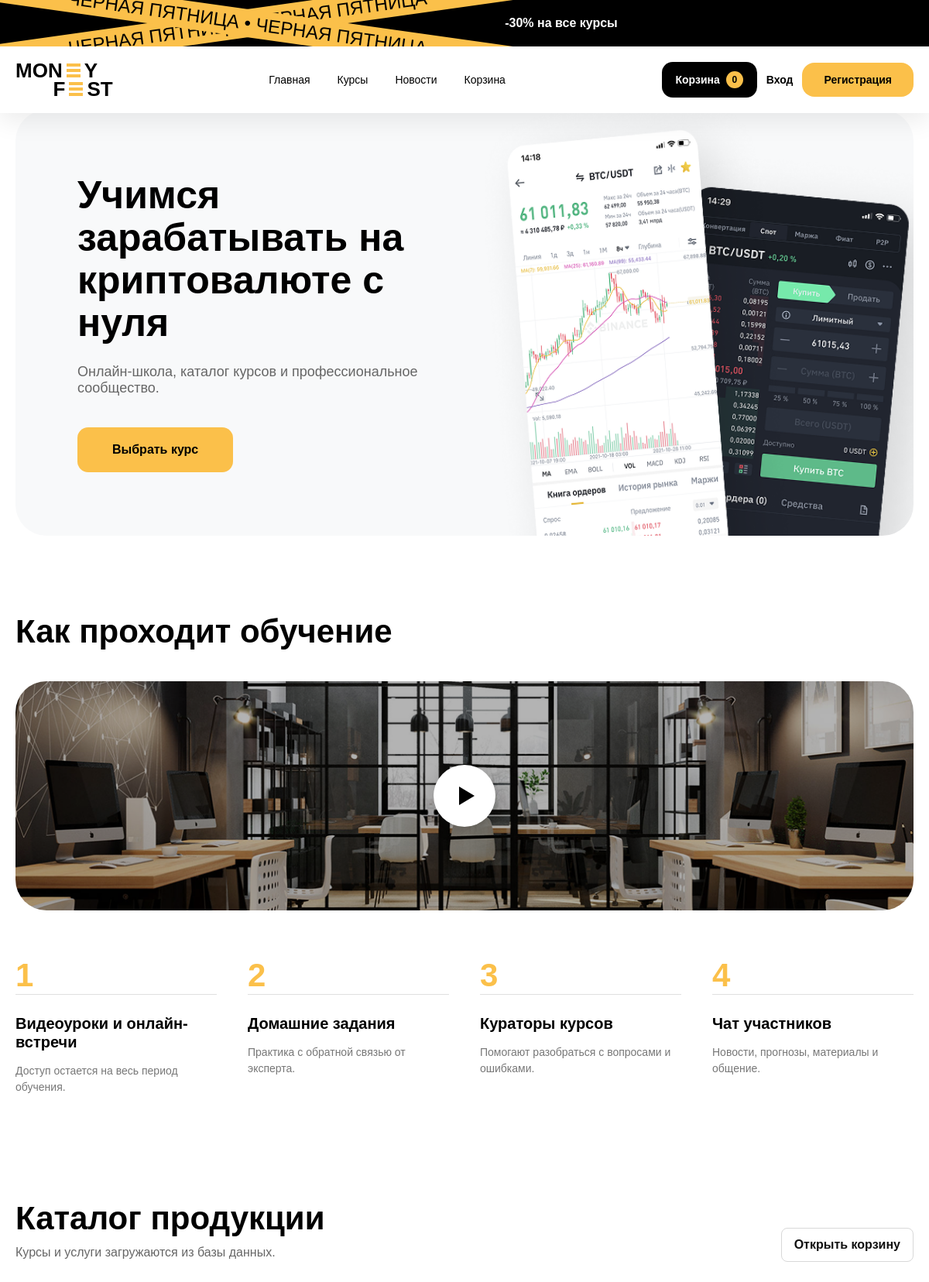
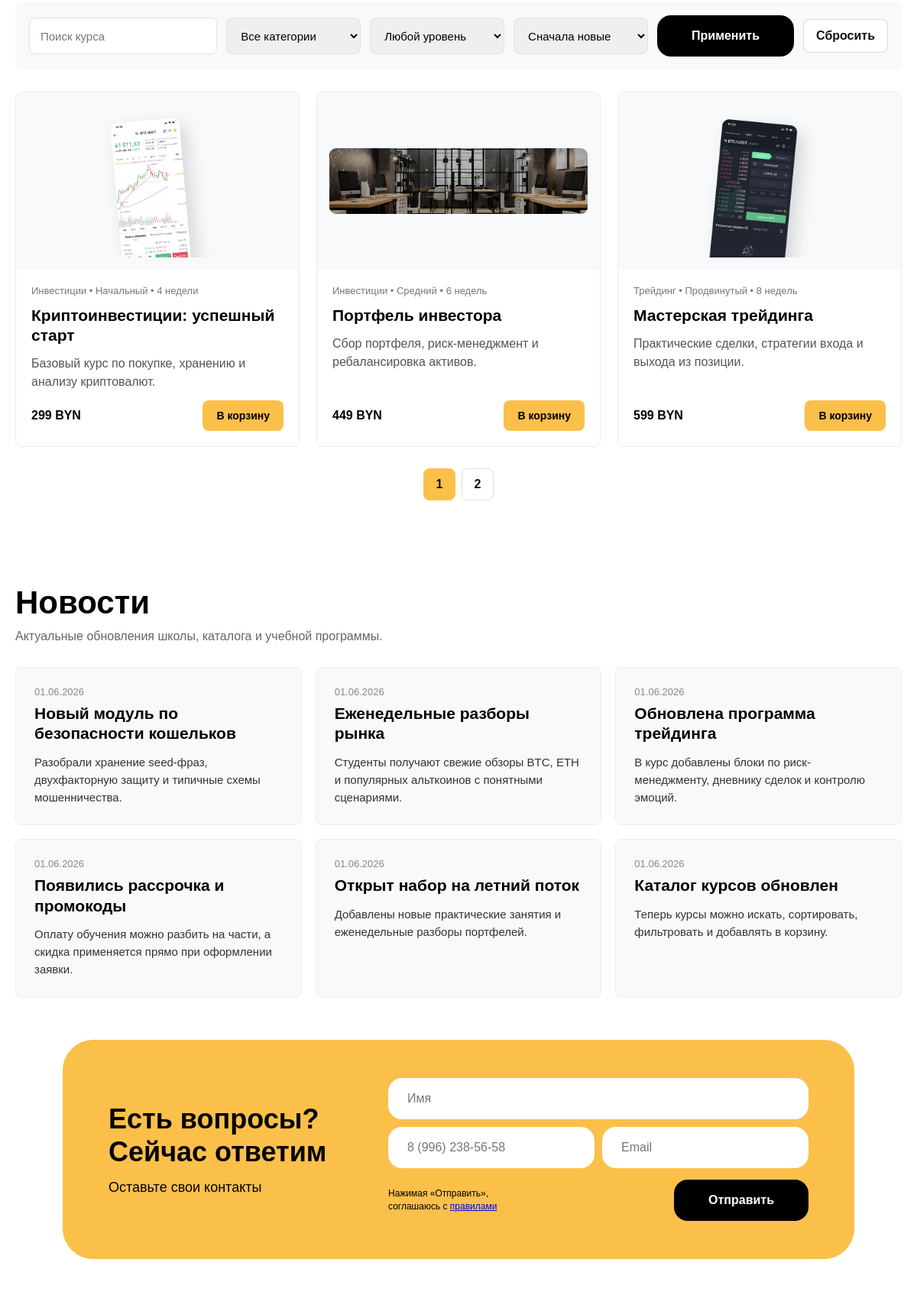
/lrfull/index.php (upper part), run on the app's committed database (2 pictures, top to bottom).
### tables this page shows
CREATE TABLE products (
                id INTEGER PRIMARY KEY AUTOINCREMENT,
                category_id INTEGER NOT NULL,
                title TEXT NOT NULL,
                description TEXT NOT NULL,
                price INTEGER NOT NULL,
                level TEXT NOT NULL,
                duration TEXT NOT NULL,
                image TEXT,
                created_at TEXT NOT NULL,
                FOREIGN KEY(category_id) REFERENCES categories(id)
            );

CREATE TABLE categories (
                id INTEGER PRIMARY KEY AUTOINCREMENT,
                name TEXT NOT NULL UNIQUE
            );

CREATE TABLE news (
                id INTEGER PRIMARY KEY AUTOINCREMENT,
                title TEXT NOT NULL,
                body TEXT NOT NULL,
                created_at TEXT NOT NULL
            );

### lrfull/app/Core/Controller.php (called while the page is built, shortened)
<?php
abstract class Controller
{
    protected function render(string $view, array $data = []): void
    {
        extract($data, EXTR_SKIP);
        require dirname(__DIR__) . '/Views/' . $view . '.php';
        $content = ob_get_clean();
        require dirname(__DIR__) . '/Views/layout.php';
    }
}

### lrfull/app/Controllers/HomeController.php (called while the page is built, shortened)
<?php
final class HomeController extends Controller
{
    public function index(): void
    {
        $page = max(1, (int)($_GET['page'] ?? 1));
        $filters = [
            'q' => trim((string)($_GET['q'] ?? '')),
            'category_id' => trim((string)($_GET['category_id'] ?? '')),
            'level' => trim((string)($_GET['level'] ?? '')),
            'sort' => trim((string)($_GET['sort'] ?? 'newest')),
        ];
        $catalog = $this->products->catalog($filters, $page);
        $this->render('home', [
            'title' => 'Money Fest',
            'user' => $this->auth->user(),
            'cartCount' => $this->cart->count(),
            'categories' => $this->products->categories(),
            'levels' => $this->products->levels(),
            'news' => $this->products->news(),
            'catalog' => $catalog,
            'filters' => $filters,
            'messages' => $_SESSION['messages'] ?? [],
            'cartItems' => $this->cart->items(),
            'cartTotal' => $this->cart->total(),
        ]);
    }
}

### lrfull/index.php (called while the page is built, shortened)
<?php
require __DIR__ . '/app/bootstrap.php';
$products = new ProductRepository();
$users = new UserRepository();
$orders = new OrderRepository();
$auth = new Auth($users);
$cart = new Cart($products);
$action = $_GET['action'] ?? $_POST['action'] ?? 'home';
$authController = new AuthController($users, $auth, $orders, $cart);
$cartController = new CartController($cart, $auth, $orders);
try {
    match ($action) {
        'register_page' => $authController->showRegister(),
        'login_page' => $authController->showLogin(),
        'register' => $authController->register(),
        'login' => $authController->login(),
        'logout' => $authController->logout(),
        'cabinet' => $authController->cabinet(),
        'cart' => $cartController->show(),
        'add_to_cart' => $cartController->add(),
        'remove_from_cart' => $cartController->remove(),
        'checkout' => $cartController->checkout(),
        default => (new HomeController($products, $auth, $cart))->index(),
    };
} catch (Throwable $throwable) {
    http_response_code(500);
    $_SESSION['messages'][] = 'Ошибка приложения: ' . $throwable->getMessage();
    (new HomeController($products, $auth, $cart))->index();
}

### lrfull/app/bootstrap.php (called while the page is built, shortened)
<?php
$dataDir = dirname(__DIR__) . DIRECTORY_SEPARATOR . 'data';
Database::boot($dataDir . DIRECTORY_SEPARATOR . 'moneyfest.sqlite');
function e(mixed $value): string
{
    return htmlspecialchars((string)$value, ENT_QUOTES | ENT_SUBSTITUTE, 'UTF-8');
}

### lrfull/app/Models/ProductRepository.php (called while the page is built, shortened)
<?php
final class ProductRepository
{
    private PDO $pdo;
    public function __construct()
    {
        $this->pdo = Database::pdo();
    }
    public function news(): array
    {
        return $this->pdo->query('SELECT * FROM news ORDER BY datetime(created_at) DESC LIMIT 6')->fetchAll();
    }
    public function catalog(array $filters, int $page, int $perPage = 3): array
    {
        $where = [];
        $params = [];
        $whereSql = $where ? 'WHERE ' . implode(' AND ', $where) : '';
        $sortMap = [
            'price_asc' => 'products.price ASC',
            'price_desc' => 'products.price DESC',
            'title_asc' => 'products.title ASC',
            'newest' => 'datetime(products.created_at) DESC',
        ];
        $orderSql = $sortMap[$filters['sort'] ?? 'newest'] ?? $sortMap['newest'];
        $countStatement = $this->pdo->prepare("SELECT COUNT(*) FROM products $whereSql");
        $countStatement->execute($params);
        $total = (int)$countStatement->fetchColumn();
        $offset = max(0, ($page - 1) * $perPage);
        $statement = $this->pdo->prepare(
            "SELECT products.*, categories.name AS category
             FROM products
             JOIN categories ON categories.id = products.category_id
             $whereSql
             ORDER BY $orderSql
             LIMIT :limit OFFSET :offset"
        );
        $statement->bindValue(':limit', $perPage, PDO::PARAM_INT);
        $statement->bindValue(':offset', $offset, PDO::PARAM_INT);
        $statement->execute();
        return [
            'items' => $statement->fetchAll(),
            'total' => $total,
            'pages' => max(1, (int)ceil($total / $perPage)),
            'page' => $page,
        ];
    }
}

### lrfull/app/Core/Database.php (called while the page is built, shortened)
<?php
final class Database
{
    private static ?PDO $pdo = null;
    public static function boot(string $path): void
    {
        try {
            self::$pdo = new PDO('sqlite:' . $path);
            self::$pdo->setAttribute(PDO::ATTR_ERRMODE, PDO::ERRMODE_EXCEPTION);
            self::$pdo->setAttribute(PDO::ATTR_DEFAULT_FETCH_MODE, PDO::FETCH_ASSOC);
            self::seed();
        } catch (PDOException $exception) {
            throw new RuntimeException('Не удалось подключиться к SQLite: ' . $exception->getMessage());
        }
    }
    public static function pdo(): PDO
    {
        return self::$pdo;
    }
    private static function seed(): void
    {
        self::seedNews();
    }
    private static function seedNews(): void
    {
        $news = [
            ['Открыт набор на летний поток', 'Добавлены новые практические занятия и еженедельные разборы портфелей.'],
            ['Каталог курсов обновлен', 'Теперь курсы можно искать, сортировать, фильтровать и добавлять в корзину.'],
            ['Новый модуль по безопасности кошельков', 'Разобрали хранение seed-фраз, двухфакторную защиту и типичные схемы мошенничества.'],
            ['Еженедельные разборы рынка', 'Студенты получают свежие обзоры BTC, ETH и популярных альткоинов с понятными сценариями.'],
            ['Обновлена программа трейдинга', 'В курс добавлены блоки по риск-менеджменту, дневнику сделок и контролю эмоций.'],
            ['Появились рассрочка и промокоды', 'Оплату обучения можно разбить на части, а скидка применяется прямо при оформлении заявки.'],
        ];
        $newsExists = self::pdo()->prepare('SELECT COUNT(*) FROM news WHERE title = ?');
        foreach ($news as $item) {
            $newsExists->execute([$item[0]]);
            if ((int)$newsExists->fetchColumn() > 0) {
                continue;
            }
        }
    }
}

### lrfull/app/Views/home.php (the view, shortened to what this page needs)
<?php
$queryWithoutPage = $_GET;
unset($queryWithoutPage['page']);
?>
<div class="container">
    <div class="hero-wrapper">
        <section class="hero">
            <div class="hero-content">
                <h1>Учимся зарабатывать на криптовалюте с нуля</h1>
                <p>Онлайн-школа, каталог курсов и профессиональное сообщество.</p>
                <a class="btn-course" href="#catalog">Выбрать курс</a>
            </div>
            <div class="hero-images">
                <img src="image/phone_dark.png" alt="Phone" class="phone phone-back">
                <img src="image/phone_light.png" alt="Phone" class="phone phone-front">
            </div>
        </section>
    </div>
    <section class="learn-section">
        <h2>Как проходит обучение</h2>
        <div class="learn-banner">
            <div class="play-button"></div>
        </div>
        <div class="learn-steps">
            <div class="step-item"><div class="step-header"><span class="step-number">1</span></div><h3>Видеоуроки и онлайн-встречи</h3><p>Доступ остается на весь период обучения.</p></div>
            <div class="step-item"><div class="step-header"><span class="step-number">2</span></div><h3>Домашние задания</h3><p>Практика с обратной связью от эксперта.</p></div>
            <div class="step-item"><div class="step-header"><span class="step-number">3</span></div><h3>Кураторы курсов</h3><p>Помогают разобраться с вопросами и ошибками.</p></div>
            <div class="step-item"><div class="step-header"><span class="step-number">4</span></div><h3>Чат участников</h3><p>Новости, прогнозы, материалы и общение.</p></div>
        </div>
    </section>
    <section class="catalog-section" id="catalog">
        <div class="section-heading">
            <div>
                <h2>Каталог продукции</h2>
                <p>Курсы и услуги загружаются из базы данных.</p>
            </div>
            <a class="btn-reset" href="index.php?action=cart">Открыть корзину</a>
        </div>
        <form class="filter-form" method="get" action="index.php#catalog">
            <input type="text" name="q" value="<?= e($filters['q']) ?>" placeholder="Поиск курса">
            <select name="category_id">
                <option value="">Все категории</option>
            </select>
            <select name="level">
                <option value="">Любой уровень</option>
            </select>
            <select name="sort">
                <option value="newest" <?= $filters['sort'] === 'newest' ? 'selected' : '' ?>>Сначала новые</option>
            </select>
            <button class="btn-send" type="submit">Применить</button>
            <a class="btn-reset" href="index.php#catalog">Сбросить</a>
        </form>
        <div class="product-grid">
            <?php foreach ($catalog['items'] as $product): ?>
                <article class="product-card">
                    <img src="<?= e($product['image']) ?>" alt="<?= e($product['title']) ?>">
                    <div class="product-body">
                        <div class="product-meta"><?= e($product['category']) ?> • <?= e($product['level']) ?> • <?= e($product['duration']) ?></div>
                        <h3><?= e($product['title']) ?></h3>
                        <p><?= e($product['description']) ?></p>
                        <div class="product-footer">
                            <strong><?= (int)$product['price'] ?> BYN</strong>
                            <form method="post" action="index.php#catalog">
                                <button class="btn-course small" type="submit">В корзину</button>
                            </form>
                        </div>
                    </div>
                </article>
            <?php endforeach; ?>
        </div>
        <div class="pagination">
            <?php for ($i = 1; $i <= $catalog['pages']; $i++): ?>
                <?php $pageQuery = http_build_query([...$queryWithoutPage, 'page' => $i]); ?>
                <a class="<?= $i === $catalog['page'] ? 'active' : '' ?>" href="index.php?<?= e($pageQuery) ?>#catalog"><?= $i ?></a>
            <?php endfor; ?>
        </div>
    </section>
    <section class="news-section" id="news">
        <div class="section-heading">
            <div>
                <h2>Новости</h2>
                <p>Актуальные обновления школы, каталога и учебной программы.</p>
            </div>
        </div>
        <div class="news-grid">
            <?php foreach ($news as $item): ?>
                <article class="news-card">
                    <div class="date"><?= e(date('d.m.Y', strtotime($item['created_at']))) ?></div>
                    <h3><?= e($item['title']) ?></h3>
                    <p class="review-text"><?= e($item['body']) ?></p>
                </article>
            <?php endforeach; ?>
        </div>
    </section>
    <section class="contact-section" id="feedback">
        <div class="contact-banner">
            <div class="contact-text">
                <h2>Есть вопросы? Сейчас ответим</h2>
                <p>Оставьте свои контакты</p>
            </div>
            <form class="contact-form" id="ajax-form">
                <div class="input-group">
                    <input type="text" name="username" placeholder="Имя" required>
                </div>
                <div class="form-row">
                    <div class="input-group">
                        <input type="tel" name="phone" placeholder="8 (996) 238-56-58" required>
                    </div>
                    <div class="input-group">
                        <input type="email" name="email" placeholder="Email" required>
                    </div>
                </div>
                <div class="form-footer">
                    <p class="policy">Нажимая «Отправить», соглашаюсь с <a href="#">правилами</a></p>
                    <button type="submit" class="btn-send">Отправить</button>
                </div>
            </form>
        </div>
    </section>
</div>

### lrfull/app/Views/layout.php (shortened to what this page needs)
<!DOCTYPE html>
<html lang="ru">
<head>
    <link rel="stylesheet" href="css/style.css">
</head>
<body>
    <div class="site-header">
        <div class="promo-header">
            <div class="tapes-wrapper">
                <div class="tape tape-1">Черная пятница • Черная пятница</div>
                <div class="tape tape-2">Черная пятница • Черная пятница</div>
            </div>
            <div class="promo-text">-30% на все курсы</div>
        </div>
        <div class="container">
            <header>
                <a class="logo-section" href="index.php" aria-label="Money Fest">
                    <div class="logo">
                        <div class="logo-row">MON<div class="e-strips"><div class="strip"></div><div class="strip"></div><div class="strip"></div></div>Y</div>
                        <div class="logo-row bottom">F<div class="e-strips"><div class="strip"></div><div class="strip"></div><div class="strip"></div></div>ST</div>
                    </div>
                </a>
                <nav id="nav-menu">
                    <ul>
                        <li><a href="index.php">Главная</a></li>
                        <li><a href="index.php#catalog">Курсы</a></li>
                        <li><a href="index.php#news">Новости</a></li>
                        <li><a href="index.php?action=cart">Корзина</a></li>
                    </ul>
                </nav>
                <div class="header-actions">
                    <a class="btn-cart" href="index.php?action=cart">Корзина <span><?= (int)($cartCount ?? 0) ?></span></a>
                    <?php if (!empty($user)): ?>
                        <a class="btn-cabinet" href="index.php?action=cabinet"><?= e($user['name']) ?></a>
                        <a class="btn-link" href="index.php?action=logout">Выйти</a>
                    <?php else: ?>
                        <a class="btn-link" href="index.php?action=login_page">Вход</a>
                        <a class="btn-cabinet" href="index.php?action=register_page">Регистрация</a>
                    <?php endif; ?>
                </div>
            </header>
        </div>
    </div>
    <?= $content ?>
</body>
</html>

### data on the page
products: image (picture), category.name "Инвестиции", level "Начальный", duration "4 недели", title "Криптоинвестиции: успешный старт", description "Базовый курс по покупке, хранению и анализу криптовалют.", price "299"
products: image (picture), category.name "Инвестиции", level "Средний", duration "6 недель", title "Портфель инвестора", description "Сбор портфеля, риск-менеджмент и ребалансировка активов.", price "449"
products: image (picture), category.name "Трейдинг", level "Продвинутый", duration "8 недель", title "Мастерская трейдинга", description "Практические сделки, стратегии входа и выхода из позиции.", price "599"
news: created_at "01.06.2026", title "Новый модуль по безопасности кошельков", body "Разобрали хранение seed-фраз, двухфакторную защиту и типичные схемы мошенничества."
news: created_at "01.06.2026", title "Еженедельные разборы рынка", body "Студенты получают свежие обзоры BTC, ETH и популярных альткоинов с понятными сценариями."
news: created_at "01.06.2026", title "Обновлена программа трейдинга", body "В курс добавлены блоки по риск-менеджменту, дневнику сделок и контролю эмоций."
news: created_at "01.06.2026", title "Появились рассрочка и промокоды", body "Оплату обучения можно разбить на части, а скидка применяется прямо при оформлении заявки."
news: created_at "01.06.2026", title "Открыт набор на летний поток", body "Добавлены новые практические занятия и еженедельные разборы портфелей."
news: created_at "01.06.2026", title "Каталог курсов обновлен", body "Теперь курсы можно искать, сортировать, фильтровать и добавлять в корзину."

### other printed values
$cartCount "0"
